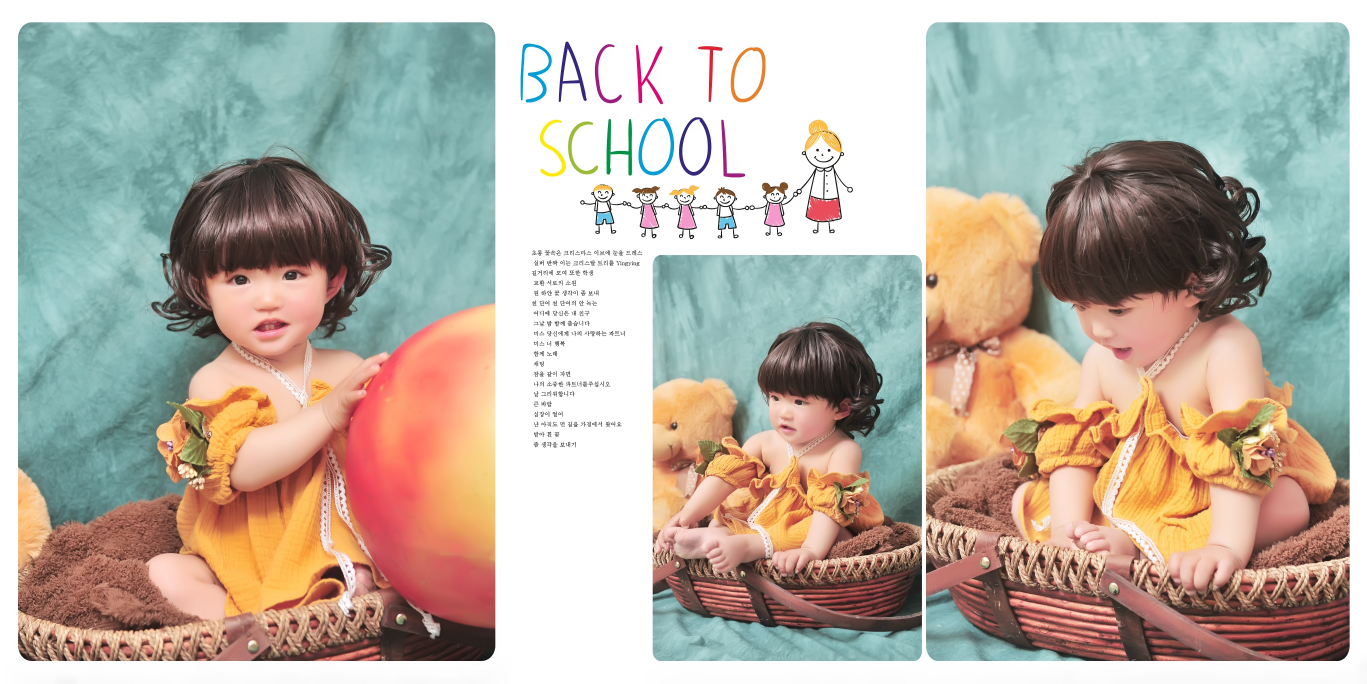
#> input picture images/input.jpg, 4100 x 2050 px (shown at 1/3 size)
$ python '裁剪(宽25.4).py' ../../images/input.jpg   (Python 2 division)
#> lines starting #> are read from the running program, lines starting #| are printed output that depends on the picture
#coding=utf-8

from PIL import Image
import re,os
import sys


def crop_by_width(centimeter,src,dst):
#> called with centimeter = 25.4, src = '../../images/input.jpg', dst = '../../images/input.jpg'
    im = Image.open(src)
#> im is the input picture: PIL image 4100x2050 RGB; mean R, G, B 185.1, 177, 164.9
    target_dpi=254
    target_width=0
    try:
        target_dpi= im.info['dpi'][0]
#> target_dpi = 254
        target_width=centimeter/2.54*target_dpi
#> target_width = 2540
    except KeyError:
        pass

    if target_width!=0 and im.size[0]>target_width:
        x=(im.size[0]-target_width)/2
#> x = 780
        y=0
        w=target_width+x
#> w = 3320
        h=im.size[1]
#> h = 2050
        imc=im.crop((x,y,w,h))
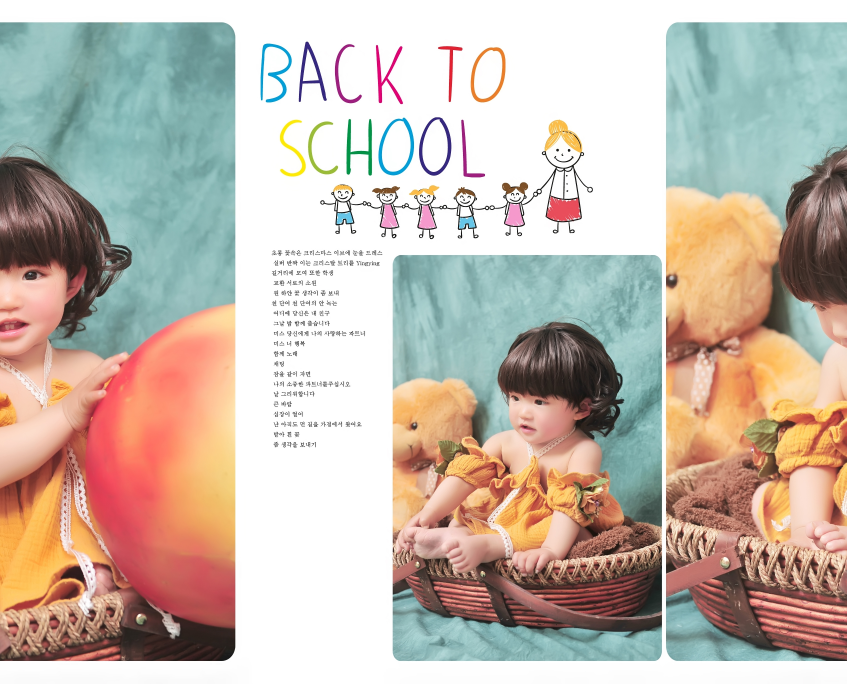
#> imc: PIL image 2540x2050 RGB (shown at 1/3 size); mean R, G, B 197.1, 184.8, 173.3
        imc.save(dst,dpi=(target_dpi,target_dpi),quality=100)

file_paths = sys.argv[1:]
# 宽度（厘米）
dimension=25.4


for p in file_paths:
    up=p

    crop_by_width(dimension,up,up)
    print u'裁剪：',up,u'到宽度25.4厘米完成'

raw_input("Press enter to exit ;)")
